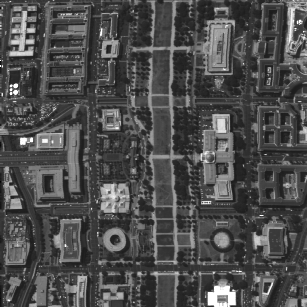
%> input picture tool/Original_band30.tif, 307 x 307 px
$ octave WFAF.m   (GNU Octave 9; MATLAB toolbox functions it lacks are replaced by stand-ins)
%> lines starting %> are read from the running program, lines starting %| are printed output that depends on the picture; in (x1, y1, x2, y2) boxes, pixels count from 0 and x2, y2 are one past the last pixel; in counts of white or black regions, pixels touching at a corner belong together; the program's own positions count from 1
### destriping/Utilize/WFAF/adpative_FFT.m
function result = adpative_FFT( component,numlev,k )
vd = component;
for i=1:numlev
   % FFT
   fvd=fft(vd{i});
   fr{i} = fvd;
   [ysz,xsz] = size(fvd);

%mean without extreme
vert = vd{i};
ref = mean2(vert);
sd = std2(vert);
fac = zeros(1,xsz); %=(Cavg-Cavgexcluding)/Cavg
mini = min(min(vert));
extr = vert;
%if (numlev > 2)
for j=1:xsz
     clm = vert(:,j);
    Cavg = mean(clm);
    %compute 3 column mean
    if ((j~=1)&&(j~=xsz))
        clm3 = vert(:,j-1:j+1);
        avg3 = mean(clm3);
    else
        avg3 = Cavg;
    end

    csd = std(clm);
    csel = ones(ysz,1); %column pixel selection
    %extr = 0; %no of extreme pixels
    for rr=1:ysz
        dev = abs(clm(rr)-Cavg);
        dev = abs(clm(rr)-avg3);
        if (dev > k*sd)
            csel(rr)=0;
            extr(rr,j) =mini-2*sd; %assigning darkest values to extreme pixels
            %extr = extr+1;
        end
    end
    Cavg2 = sum(clm.*csel)/sum(csel);
    fac(j)=(Cavg-Cavg2)/Cavg;
   % vert2(:,j)= vert(:,j)+(ref-Cavg2);
end
%end % end if


   fvd(1,:)=fvd(1,:).*fac;
   fvdshft = fftshift(fvd,1);
   norm{i}=fvd;

   % inverse FFT
   vd{i} =ifft(fvd);
   result = vd;
end

### psf_estimation/Utilize/WFAF/WFAF.m
% WFAF destriping code used in Pande-Chhetri & Abd-Elrahman (2011).
% WFAF stands for Wavelet Frequency Adaptive filtering.
% 3 parameters are input - no of decomposition level, wavelet type and adaptive threshold k value.
% Proposed algorithm is based on and refinement of the algorithms proposed by Torres & Infante (2001) and Munch et al(2009).

clear all
close all
clc

[ filename, pathname ] = uigetfile('./*.*', 'load image');
%> the answer given: ../../../tool/Original_band30.tif
I = double(imread( fullfile( pathname, filename ) ));
%> I: size 307x307 double; min 0, max 255, mean 77.6; mean of the top-left, top-right, bottom-left and bottom-right quarters 78, 76.3, 78.3, 77.7
Is  = I;
 rand('seed',0);
kk = randperm(307,107);
 Is(:,kk(1:30))=I(:,kk(1:30))-40; Is(:,kk(31:60))=I(:,kk(31:60))+35; Is(:,kk(61:90))=I(:,kk(61:90))-35;Is(:,kk(91:107))=I(:,kk(91:107))+25;
%> after `Is(:,kk(1:30))=I(:,kk(1:30))-40`: Is: size 307x307 double; min -13, max 255, mean 73.6
%> after `Is(:,kk(31:60))=I(:,kk(31:60))+35`:
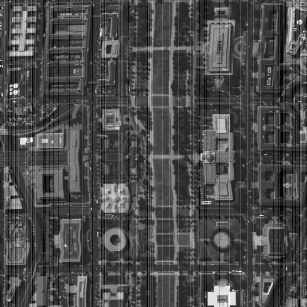
%> Is: size 307x307 double; min -13, max 290, mean 77.1; drawn with min black and max white
%> after `Is(:,kk(61:90))=I(:,kk(61:90))-35`: Is: size 307x307 double; 9.77% of pixels changed, all inside (x1, y1, x2, y2) = (2, 0, 304, 307)
%> after `Is(:,kk(91:107))=I(:,kk(91:107))+25`: Is: size 307x307 double; min -13, max 290, mean 75
img = Is;
figure, imshow(img,[]);
%% User input parameters
numlev = 4;
wavtyp = 'db2';
k = 1;

tic
% wavelet decomposition
for i=1:numlev
   [img,hd{i},vd{i},dd{i}] =dwt2(img,wavtyp);
end
%> this loop made 4 passes
%> pass 1, `[img,hd{i},vd{i},dd{i}] =dwt2(img,wavtyp);`:
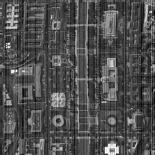
%> img: size 155x155 double; min -36.19, max 561.5, mean 149.8; drawn with min black and max white
%> pass 3, `[img,hd{i},vd{i},dd{i}] =dwt2(img,wavtyp);`:
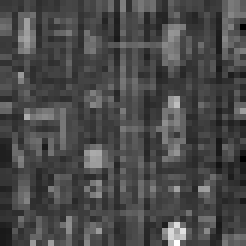
%> img: size 41x41 double (shown 6 times larger); min -57.74, max 2186.5, mean 594.1; drawn with min black and max white
%> after the loop, dd = 4 items; hd = 4 items; vd = 4 items

%%% FFT transform
vd = adpative_FFT( vd, numlev,k);
%> the loop in adpative_FFT, `for i=1:numlev` made 4 passes
%> (ref, sd, mini) on passes 1 to 4: (0.267, 33.45, -137), (-2.44, 60.66, -302.2), (-2.16, 113.5, -464.2), (-4.99, 237.1, -779.6)
%> pass 1, in adpative_FFT, `vert = vd{i};`:
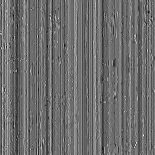
%> vert: size 155x155 double; min -137, max 182.5, mean 0.3; drawn with min black and max white
%> pass 2, in adpative_FFT, `vert = vd{i};`:
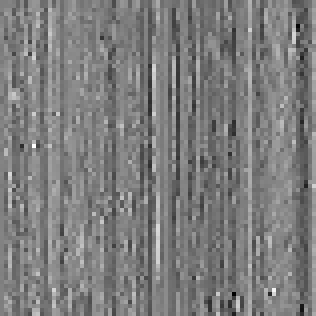
%> vert: size 79x79 double (shown 4 times larger); min -302.2, max 307.5, mean -2.4; drawn with min black and max white
%> pass 3, in adpative_FFT, `vert = vd{i};`:
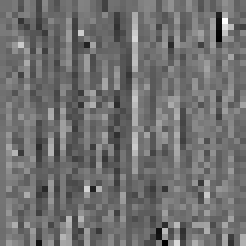
%> vert: size 41x41 double (shown 6 times larger); min -464.2, max 587, mean -2.2; drawn with min black and max white
%> after the loop in adpative_FFT, `for i=1:numlev`: avg3 = 111.7; clm3 = 22 rows, first 12: [216.5 -119 64.51; 233.2 -101.9 46.51; 305.3 -119.7 -71.42; 178.8 -238.6 95.74; 65.61 -3.54 -36.15; -244.6 -27.82 313.3; 56.33 -41.69 74.9; -157.6 -20.43 183.1; -182.9 -110.1 313.5; -409.6 59.08 361.8; -282.6 116.7 214.3; -159.1 -61.26 162.2]; csel = 22 values, max 1 at index 1, min 0 at index 10, mean 0.955; fac = 22 values, max 1.71 at index 5, min -3.14 at index 20, mean -0.0586; fr = 4 items

% Reconstruction
newimg=img;
for i=numlev:-1:1
   newimg=newimg(1:size(hd{i},1),1:size(hd{i},2));
   newimg=idwt2(newimg,hd{i},vd{i},dd{i},wavtyp);
end
figure,imshow(newimg,[]);
%> after `imshow(newimg,[])`:
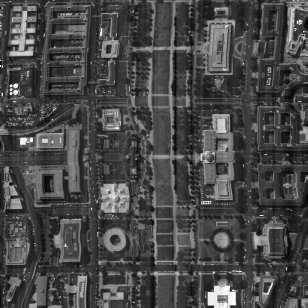
%> displayed picture: size 308x308, on the screen's scale of 0 to 255; min 0, max 255, mean 72.4
toc
